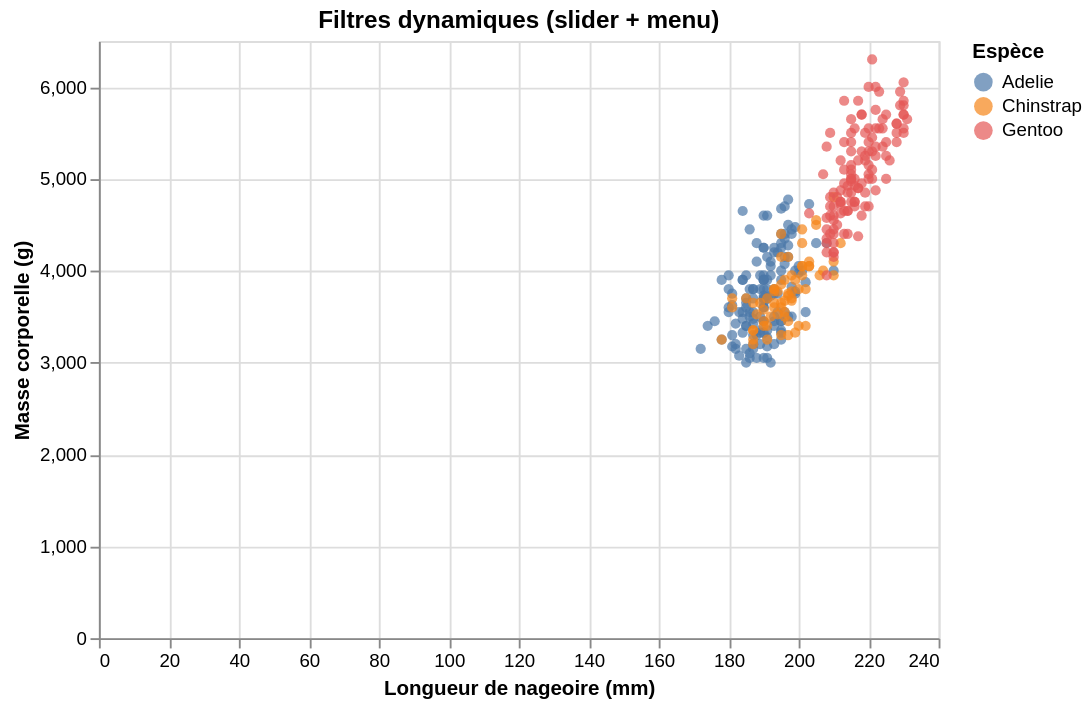

This figure's notebook cell:
### Markdown cell above
## 1.2 Filtres dynamiques (*dynamic query filters*)

Les implémentations les plus classiquues des filtres dynamiques sont les sliders et les menus déroulants pour réduire les données affichées **en
temps réel**, sans rechargement. 

Voici une implémentation directe de ce pattern décrit par Ahlberg, Williamson & Shneiderman (1992) :

### Code cell
mass_slider = alt.param(
    name="mass_min",
    value=3000,
    bind=alt.binding_range(min=2700, max=6300, step=100, name="Masse corporelle min. (g) "),
)

species_select = alt.param(
    name="species_filter",
    value=None,
    bind=alt.binding_select(
        options=[None, "Adelie", "Chinstrap", "Gentoo"],
        labels=["Toutes", "Adelie", "Chinstrap", "Gentoo"],
        name="Espèce ",
    ),
)

alt.Chart(penguins).mark_circle(opacity=0.7).encode(
    x=alt.X("flipper_length_mm:Q", title="Longueur de nageoire (mm)"),
    y=alt.Y("body_mass_g:Q", title="Masse corporelle (g)"),
    color=alt.Color("species:N", title="Espèce"),
).add_params(
    mass_slider, species_select
).transform_filter(
    "datum.body_mass_g >= mass_min"
).transform_filter(
    "!species_filter || datum.species == species_filter"
).properties(title="Filtres dynamiques (slider + menu)", width=450, height=320)

### Figure 1 — Vega-Lite specification as saved in the notebook (floating-point values rounded to 4 significant figures; data arrays with more than 128 entries replaced by an {"elided": "..."} marker saying what was removed)
{"config": {"view": {"continuousWidth": 300, "continuousHeight": 300}}, "data": {"name": "data-1ef37bda4ab45cf03068ee57f1040643"}, "mark": {"type": "circle", "opacity": 0.7}, "encoding": {"color": {"field": "species", "title": "Espèce", "type": "nominal"}, "x": {"field": "flipper_length_mm", "title": "Longueur de nageoire (mm)", "type": "quantitative"}, "y": {"field": "body_mass_g", "title": "Masse corporelle (g)", "type": "quantitative"}}, "height": 320, "params": [{"name": "mass_min", "bind": {"input": "range", "max": 6300, "min": 2700, "name": "Masse corporelle min. (g) ", "step": 100}, "value": 3000}, {"name": "species_filter", "bind": {"input": "select", "options": [null, "Adelie", "Chinstrap", "Gentoo"], "labels": ["Toutes", "Adelie", "Chinstrap", "Gentoo"], "name": "Espèce "}, "value": null}], "title": "Filtres dynamiques (slider + menu)", "transform": [{"filter": "datum.body_mass_g >= mass_min"}, {"filter": "!species_filter || datum.species == species_filter"}], "width": 450, "$schema": "https://vega.github.io/schema/vega-lite/v6.4.1.json", "datasets": {"data-1ef37bda4ab45cf03068ee57f1040643": {"elided": "333 records"}}}
